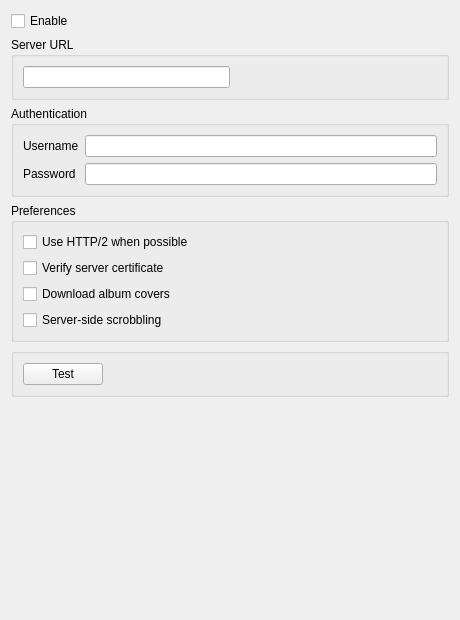
<?xml version="1.0" encoding="UTF-8"?>
<ui version="4.0">
 <class>JellyfinSettingsPage</class>
 <widget class="QWidget" name="JellyfinSettingsPage">
  <property name="geometry">
   <rect>
    <x>0</x>
    <y>0</y>
    <width>460</width>
    <height>620</height>
   </rect>
  </property>
  <property name="windowTitle">
   <string>Jellyfin</string>
  </property>
  <layout class="QVBoxLayout" name="layout_jellyfinsettingspage">
   <item>
    <widget class="QCheckBox" name="enable">
     <property name="text">
      <string>Enable</string>
     </property>
    </widget>
   </item>
   <item>
    <widget class="QGroupBox" name="server_group">
     <property name="title">
      <string>Server URL</string>
     </property>
     <layout class="QVBoxLayout" name="verticalLayout">
      <item>
       <layout class="QHBoxLayout" name="layout_server">
        <item>
         <widget class="QLineEdit" name="server_url"/>
        </item>
        <item>
         <spacer name="spacer_server">
          <property name="orientation">
           <enum>Qt::Horizontal</enum>
          </property>
          <property name="sizeHint" stdset="0">
           <size>
            <width>40</width>
            <height>20</height>
           </size>
          </property>
         </spacer>
        </item>
       </layout>
      </item>
     </layout>
    </widget>
   </item>
   <item>
    <widget class="QGroupBox" name="groupbox_authentication">
     <property name="sizePolicy">
      <sizepolicy hsizetype="Preferred" vsizetype="Maximum">
       <horstretch>0</horstretch>
       <verstretch>0</verstretch>
      </sizepolicy>
     </property>
     <property name="title">
      <string>Authentication</string>
     </property>
     <layout class="QFormLayout" name="layout_authentication">
      <item row="1" column="0">
       <widget class="QLabel" name="label_username">
        <property name="text">
         <string>Username</string>
        </property>
       </widget>
      </item>
      <item row="1" column="1">
       <layout class="QHBoxLayout" name="horizontalLayout">
        <item>
         <widget class="QLineEdit" name="username"/>
        </item>
       </layout>
      </item>
      <item row="2" column="0">
       <widget class="QLabel" name="label_password">
        <property name="text">
         <string>Password</string>
        </property>
       </widget>
      </item>
      <item row="2" column="1">
       <widget class="QLineEdit" name="password">
        <property name="echoMode">
         <enum>QLineEdit::Password</enum>
        </property>
       </widget>
      </item>
     </layout>
    </widget>
   </item>
   <item>
    <widget class="QGroupBox" name="groupbox_preferences">
     <property name="title">
      <string>Preferences</string>
     </property>
     <layout class="QVBoxLayout" name="verticalLayout_2">
      <item>
       <widget class="QCheckBox" name="checkbox_http2">
        <property name="text">
         <string>Use HTTP/2 when possible</string>
        </property>
       </widget>
      </item>
      <item>
       <widget class="QCheckBox" name="checkbox_verify_certificate">
        <property name="text">
         <string>Verify server certificate</string>
        </property>
       </widget>
      </item>
      <item>
       <widget class="QCheckBox" name="checkbox_download_album_covers">
        <property name="text">
         <string>Download album covers</string>
        </property>
       </widget>
      </item>
      <item>
       <widget class="QCheckBox" name="checkbox_server_scrobbling">
        <property name="text">
         <string>Server-side scrobbling</string>
        </property>
       </widget>
      </item>
     </layout>
    </widget>
   </item>
   <item>
    <widget class="QGroupBox" name="groupbox_tools">
     <property name="title">
      <string/>
     </property>
     <layout class="QGridLayout" name="gridLayout">
      <item row="0" column="0">
       <widget class="QPushButton" name="button_test">
        <property name="text">
         <string>Test</string>
        </property>
       </widget>
      </item>
      <item row="0" column="1">
       <spacer name="horizontalSpacer">
        <property name="orientation">
         <enum>Qt::Horizontal</enum>
        </property>
        <property name="sizeHint" stdset="0">
         <size>
          <width>40</width>
          <height>20</height>
         </size>
        </property>
       </spacer>
      </item>
     </layout>
    </widget>
   </item>
   <item>
    <spacer name="spacer_middle">
     <property name="orientation">
      <enum>Qt::Vertical</enum>
     </property>
     <property name="sizeHint" stdset="0">
      <size>
       <width>20</width>
       <height>30</height>
      </size>
     </property>
    </spacer>
   </item>
   <item>
    <layout class="QHBoxLayout" name="layout_bottom">
     <item>
      <spacer name="spacer_bottom">
       <property name="orientation">
        <enum>Qt::Horizontal</enum>
       </property>
       <property name="sizeHint" stdset="0">
        <size>
         <width>40</width>
         <height>20</height>
        </size>
       </property>
      </spacer>
     </item>
     <item>
      <widget class="QLabel" name="label_jellyfin">
       <property name="minimumSize">
        <size>
         <width>64</width>
         <height>64</height>
        </size>
       </property>
       <property name="maximumSize">
        <size>
         <width>64</width>
         <height>64</height>
        </size>
       </property>
       <property name="pixmap">
        <pixmap resource="../../data/icons.qrc">:/icons/64x64/jellyfin.png</pixmap>
       </property>
      </widget>
     </item>
    </layout>
   </item>
  </layout>
 </widget>
 <tabstops>
  <tabstop>enable</tabstop>
  <tabstop>server_url</tabstop>
  <tabstop>username</tabstop>
  <tabstop>password</tabstop>
  <tabstop>checkbox_http2</tabstop>
  <tabstop>checkbox_verify_certificate</tabstop>
  <tabstop>checkbox_download_album_covers</tabstop>
  <tabstop>checkbox_server_scrobbling</tabstop>
  <tabstop>button_test</tabstop>
 </tabstops>
 <resources>
  <include location="../../data/icons.qrc"/>
 </resources>
 <connections/>
</ui>
